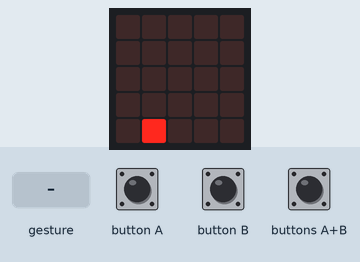
Recording of a program running on a simulated BBC micro:bit (MakeCode). On the bench: the board's 5×5 LED display. Inputs (shaded band) come from the test bench. Random numbers come from a fixed seed; a tilt is held for 1.5 s and a shake lasts 1 s, then the board lies face up again.

Above: at 0.63 s.
1.3 s: button A pressed for 0.15 s
At 1.8 s:
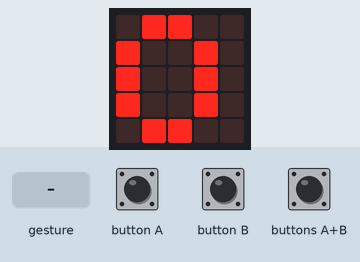
2.0 s: gesture 'logo up'
At 2.6 s:
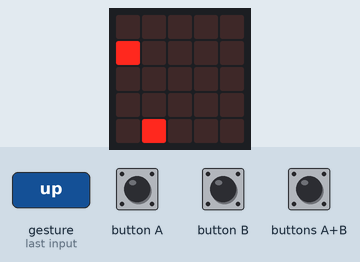
5.0 s: gesture 'tilt right'
At 5.82 s:
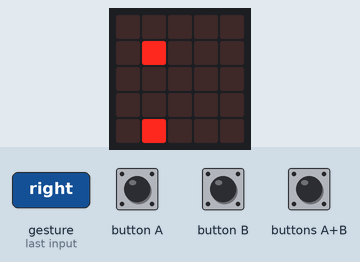
8.0 s: gesture 'logo down'
At 9.04 s:
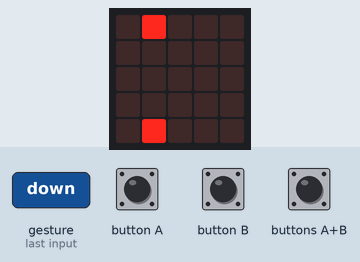
11.0 s: gesture 'tilt left'
At 11.4 s:
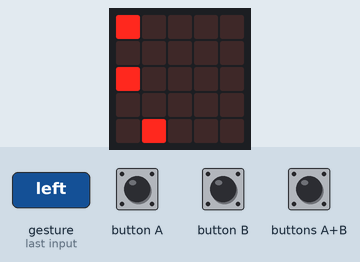
14.0 s: gesture 'logo up'
At 14.62 s:
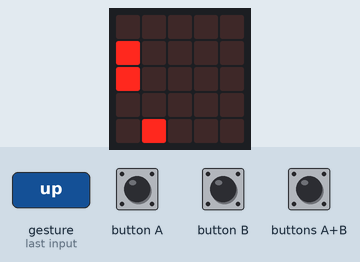
Timing chart, 0 to 17.0 s (numbered marks = the images above; inputs shaded):
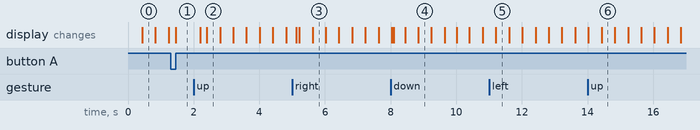

The program:

main.ts
```typescript
function nézés () {
    basic.clearScreen()
    basic.showNumber(game.score())
    for (let index = 0; index < 2; index++) {
        basic.pause(5000)
    }
}
input.onGesture(Gesture.LogoDown, function () {
    célzó.set(LedSpriteProperty.Y, célzó.get(LedSpriteProperty.Y) - 1)
})
input.onGesture(Gesture.LogoUp, function () {
    célzó.set(LedSpriteProperty.Y, célzó.get(LedSpriteProperty.Y) + 1)
})
input.onButtonPressed(Button.A, function () {
    nézés()
})
input.onGesture(Gesture.TiltRight, function () {
    célzó.set(LedSpriteProperty.X, célzó.get(LedSpriteProperty.X) + 1)
})
input.onButtonPressed(Button.AB, function () {
    for (let index = 0; index <= dolgok.length - 1; index++) {
        dolog = dolgok[index]
        if (célzó.isTouching(dolog)) {
            dolog.delete()
            dolgok.removeAt(index)
            game.addScore(1)
        }
    }
})
input.onGesture(Gesture.TiltLeft, function () {
    célzó.set(LedSpriteProperty.X, célzó.get(LedSpriteProperty.X) - 1)
})
let dolog: game.LedSprite = null
let dolgok: game.LedSprite[] = []
let célzó: game.LedSprite = null
game.setScore(0)
célzó = game.createSprite(0, 0)
célzó.set(LedSpriteProperty.Blink, 400)
dolgok = []
basic.forever(function () {
    dolog = game.createSprite(randint(0, 4), randint(0, 4))
    dolgok.push(dolog)
    for (let index = 0; index < 2; index++) {
        basic.pause(5000)
    }
})
```

test.ts
```typescript
// ide kerülnek a tesztek; a rendszer ezt nem kompilálja, ha a csomagot bővítményként használják.
```

Measured:
- what the display in image 0 shows lasts 0.4 s, from 0.4 s to 0.8 s
